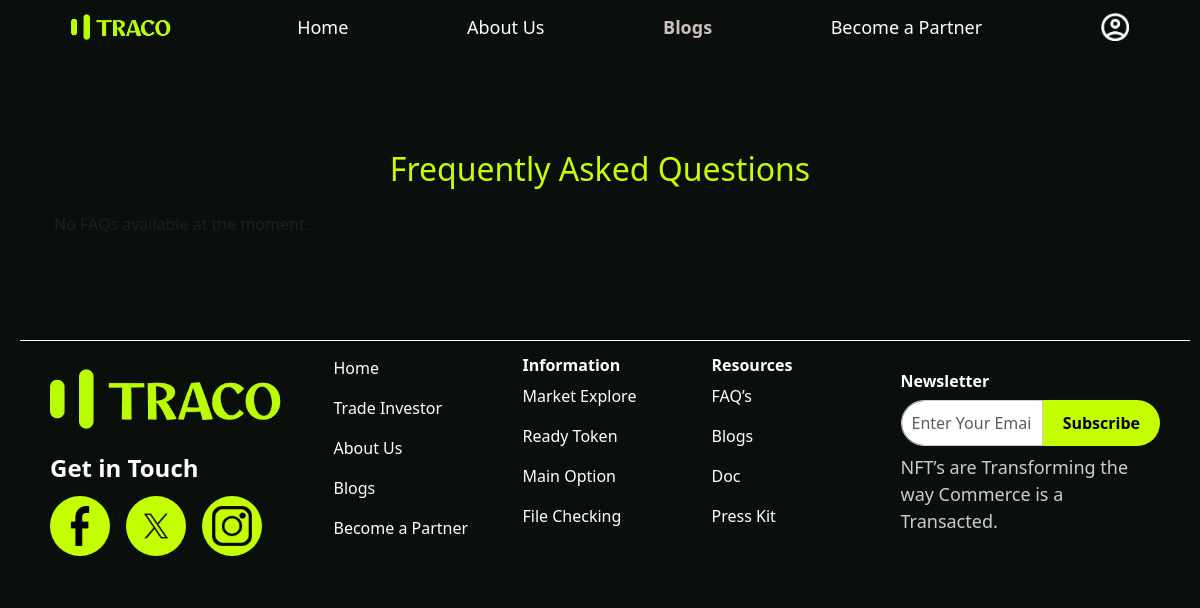
Page /faq/ on the earlier database version.
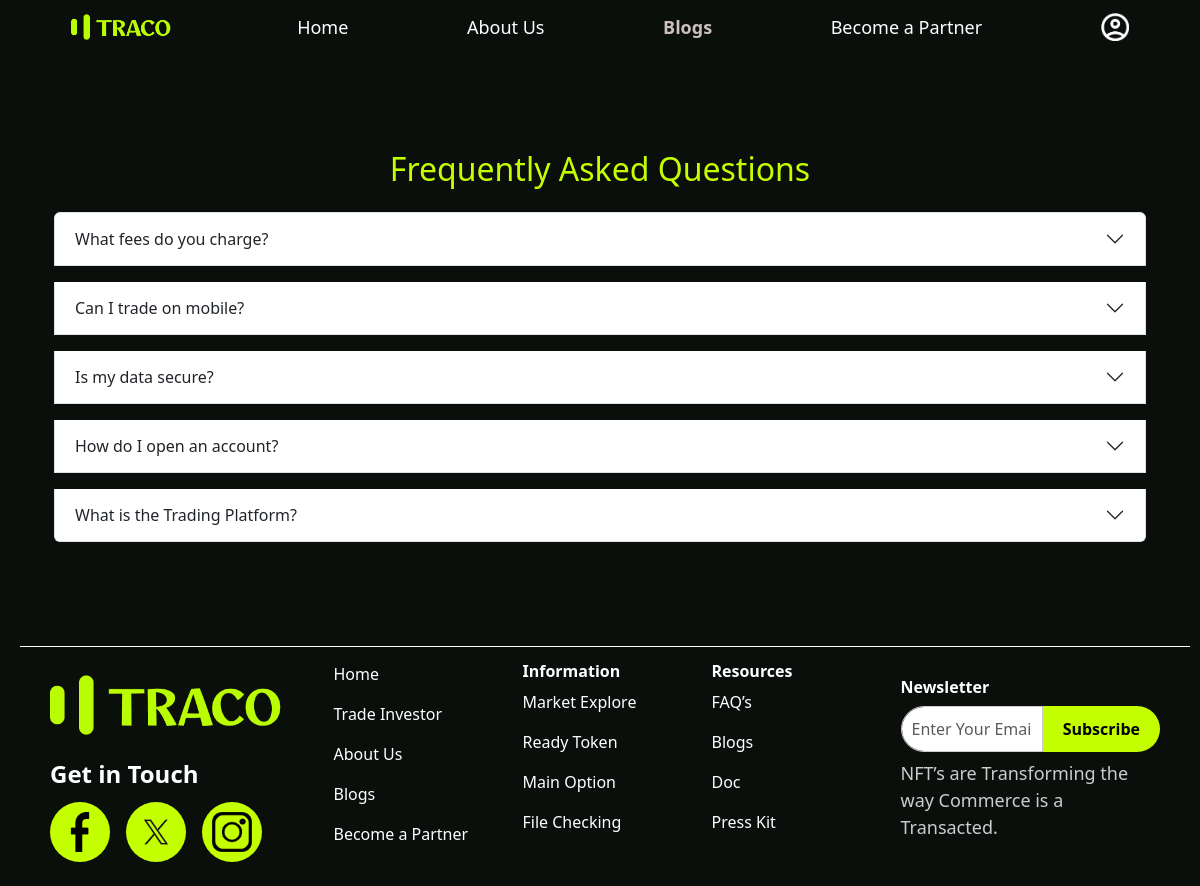
Same page on the later database version.
### trading/models.py (models this page shows, shortened)
class FAQ(models.Model):
    question = models.CharField(max_length=255)
    answer = models.TextField()
    is_active = models.BooleanField(default=True)
    created_at = models.DateTimeField(auto_now_add=True)
    class Meta:
        verbose_name = "FAQ"
        verbose_name_plural = "FAQs"
        ordering = ["-created_at"]

### trading/views.py (the view)
# urls.py: path("faq/", views.faq_list, name="faq"),
def faq_list(request):
    faqs = FAQ.objects.filter(is_active=True)
    return render(request, "trading/layout/faq.html", {"faqs": faqs})

### templates/trading/layout/faq.html (shortened to what this page needs)
{% extends "trading/layout/base.html" %}
{% block content %}
<div class="container py-5">
  <h2 class="text-center mb-4">Frequently Asked Questions</h2>
  <div class="accordion" id="faqAccordion">
    {% for faq in faqs %}
    <div class="accordion-item mb-3">
      <h2 class="accordion-header" id="heading{{ forloop.counter }}">
        <button class="accordion-button collapsed" type="button" data-bs-toggle="collapse"
                data-bs-target="#collapse{{ forloop.counter }}" aria-expanded="false"
                aria-controls="collapse{{ forloop.counter }}">
          {{ faq.question }}
        </button>
      </h2>
    </div>
    {% empty %}
      <p class="text-muted">No FAQs available at the moment.</p>
    {% endfor %}
  </div>
</div>
{% endblock %}

Differences in the rows shown:
added FAQ: question "What fees do you charge?"
added FAQ: question "Can I trade on mobile?"
added FAQ: question "Is my data secure?"
added FAQ: question "How do I open an account?"
added FAQ: question "What is the Trading Platform?"
